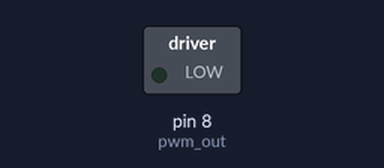
Bench run of a sketch on a simulated Arduino Uno, built with avr-gcc and run on an emulated ATmega328P. Shown: switched loads named in the sketch (green lamp = pin HIGH).

Above: at 0.2 s.
Timing chart, 0 to 1.7 s (numbered marks = the images above):
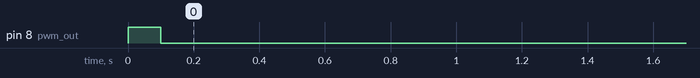

Measured:
- by itself, pin 8 (pwm_out): HIGH → LOW at 0.10 s

The sketch:

PWM_output.ino
```cpp
// Simple Pulse Width Modulation (analog) output example to control a motor
// Russell SA Brinkworth, 2014
// Yee Wei Law, 2015

int pwm_out = 8; // define where the pwm output is located. In this case it is connected to pin 8
float duty_cycle = 0.31; // min: 0.31, max: 1
int loop_period = 100; // loop delay to set the update rate

void setup()
{
  pinMode(pwm_out, OUTPUT);   // sets the pin as output
  analogWrite(pwm_out, 255); // large starting torque
}

void loop() // start main loop
{
  delay(loop_period); // pause the program so as to keep timing

  analogWrite(pwm_out, int(255*duty_cycle)); // send value to output
}
```
